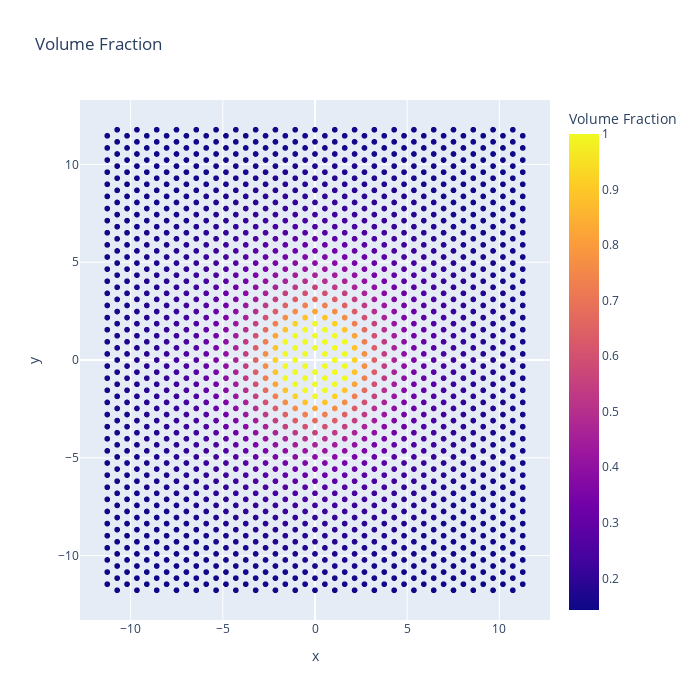

Notebook code for this chart:
### Code cell
fig = px.scatter(x=X, y=Y, color=volFrac, labels={"color":"Volume Fraction"},
                 title="Volume Fraction",width=700,height=700,color_continuous_scale='Plasma')
fig.show()
fig.write_html(home+"\\img\\python\\generateStructure_final_fig_03.html")

### Figure 1 — Plotly figure (JSON) as saved in the notebook; plotly's stock layout.template omitted (floating-point values rounded to 4 significant figures; data arrays with more than 128 entries replaced by an {"elided": "..."} marker saying what was removed)
{"data": [{"hovertemplate": "x=%{x}<br>y=%{y}<br>Volume Fraction=%{marker.color}<extra></extra>", "legendgroup": "", "marker": {"color": {"elided": "1654 float values"}, "coloraxis": "coloraxis", "symbol": "circle"}, "mode": "markers", "name": "", "showlegend": false, "type": "scattergl", "x": {"elided": "1654 float values"}, "xaxis": "x", "y": {"elided": "1654 float values"}, "yaxis": "y"}], "layout": {"coloraxis": {"colorbar": {"title": {"text": "Volume Fraction"}}, "colorscale": [[0, "#0d0887"], [0.1111, "#46039f"], [0.2222, "#7201a8"], [0.3333, "#9c179e"], [0.4444, "#bd3786"], [0.5556, "#d8576b"], [0.6667, "#ed7953"], [0.7778, "#fb9f3a"], [0.8889, "#fdca26"], [1, "#f0f921"]]}, "height": 700, "legend": {"tracegroupgap": 0}, "title": {"text": "Volume Fraction"}, "width": 700, "xaxis": {"anchor": "y", "autorange": true, "domain": [0, 1], "range": [-12.75, 12.75], "title": {"text": "x"}, "type": "linear"}, "yaxis": {"anchor": "x", "autorange": true, "domain": [0, 1], "range": [-13.29, 13.29], "title": {"text": "y"}, "type": "linear"}}}
